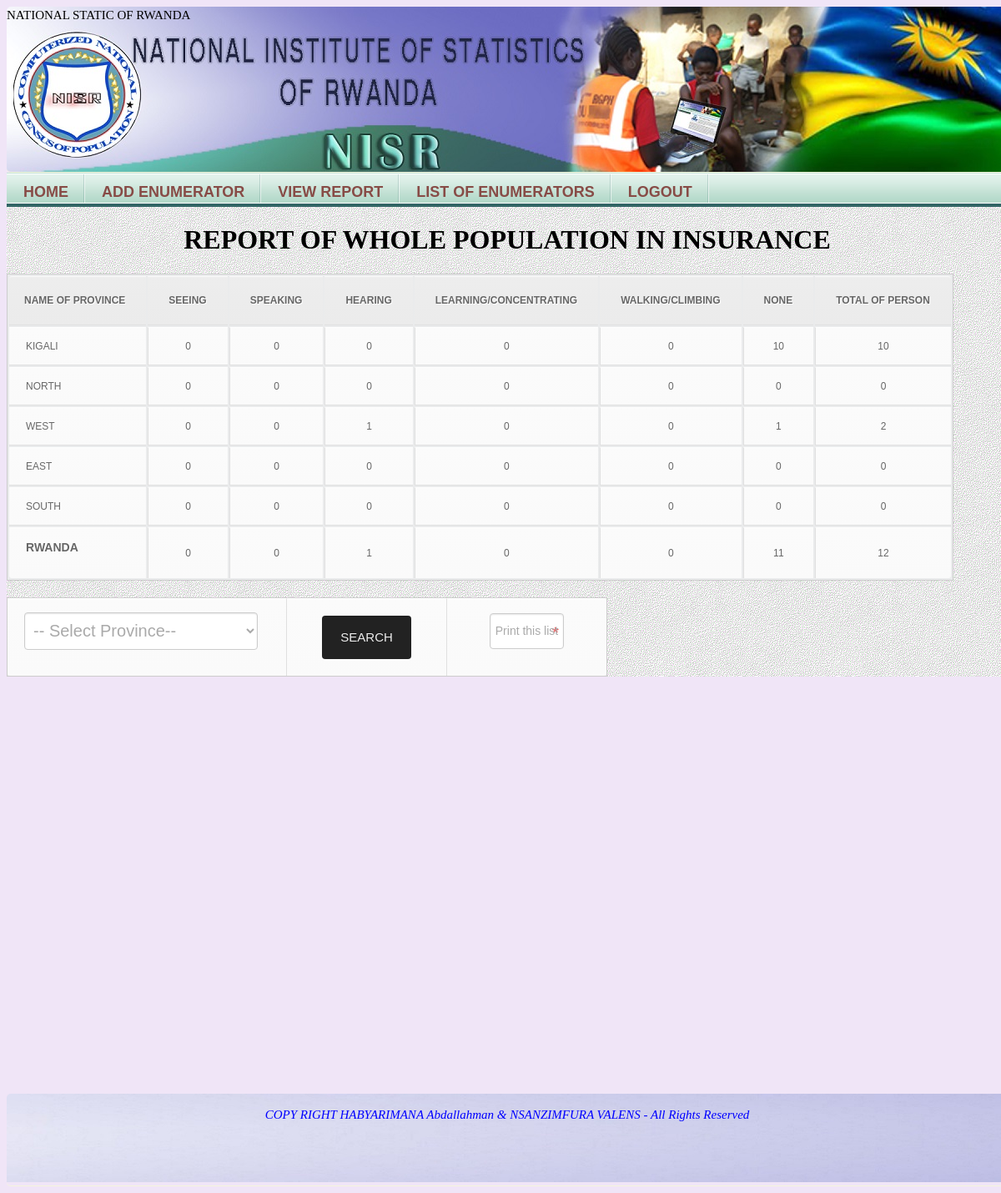
/report_probleme.php (signed in), run on the app's committed database.
### tables this page shows
CREATE TABLE IF NOT EXISTS `province` (
  `Id` int(8) NOT NULL,
  `Name` text NOT NULL,
  PRIMARY KEY (`Id`)
);

### report_probleme.php (the view, shortened to what this page needs)
<?
				if(isset($_SESSION['logged-in']) && $_SESSION['logged-in']==true){
?>
<!DOCTYPE html">
<html lang="EN" >
<head>
<link type="text/css" rel="stylesheet" href="css/sheet.css" media="all" />
<link type="text/css" rel="stylesheet" href="css/Enumerationprocess.css" media="all" />
<link type="text/css" rel="stylesheet" href="css/table_design.css" media="all" />
</head>
<body>
<div id="heading">
<p> NATIONAL STATIC OF RWANDA </p> </br>
</div>
<div id="Content">
<div id="navmenu">
<ul>
<li> <a href="admin.php">HOME</a><li>
<li><a href="admin.php?addenum=addenum">ADD ENUMERATOR </a></li>
<li> <a href="report.php">VIEW REPORT</a></li>
<li> <a href="list_enumerators.php"> LIST OF ENUMERATORS </a></li>
<li> <a href="logout.php"> LOGOUT </a></li>
</ul>
</div>
                <h1 align="center"> REPORT OF WHOLE POPULATION IN INSURANCE</h1>
                <table>
                <tr>
                <th>  NAME OF PROVINCE </th><th> SEEING  </th> <th> SPEAKING  </th>  <th>HEARING</th> <th> LEARNING/CONCENTRATING </th> <th>WALKING/CLIMBING  </th><th>NONE  </th><th> TOTAL OF PERSON </th>
                </tr>
                <tr>
                <?
				$tSeeing=0;
				$tHearing=0;
				$tSpeaking=0;
				$twalking=0;
				$tlearning=0;
				$tnone=0;
				$ttotal=0;
				$qy="SELECT * FROM province";
                $re=mysql_query($qy);
	             while($ro=mysql_fetch_array($re)){
				 $idprovince=$ro['Id'];
				$Seeing=0;
				$Hearing=0;
				$Speaking=0;
				$walking=0;
				$learning=0;
				$none=0;
				$total=0;
                $query="SELECT *from household where Id_province='$idprovince'";
                $res=mysql_query($query) or ('Error in selection');
                while($row=mysql_fetch_array($res)){
				 $idhouse=$row['House_Id'];
                 $qy="SELECT *from population where House_Id='$idhouse'";
                $rs=mysql_query($qy) or ('Error in selection');
				 while($pp=mysql_fetch_array($rs)){
				 if($pp['Insurance']=='Seeing')
				 {
				  $Seeing=$Seeing+1;
				  $total=$total+1;
				 }
				 else if($pp['Problem']=='Hearing')
				 {
				  $Hearing=$Hearing+1;
				  $total=$total+1;
				 }
				 else if($pp['Problem']=='Speaking')
				 {
				  $Speaking=$Speaking+1;
				  $total=$total+1;
				 }
				 else if($pp['Problem']=='Walking/Climbing')
				 {
				  $walking=$walking+1;
				  $total=$total+1;
				 }
				  else if($pp['Problem']=='Learning/Concentrating')
				 {
				  $learning=$learning+1;
				  $total=$total+1;
				 }
				 else
				 {
					  $none=$none+1;
					  $total=$total+1;
				 }
				 }
				 }
                ?>
                <td>
                  <?=$ro['Name']?> </td>
				 <td>
                  <? echo $Seeing; ?> </td>
                 <td> <?   echo $Speaking; ?> </td>
                 <td> <? echo $Hearing; ?> </td>
				  <td> <?   echo $learning; ?> </td>
                 <td> <? echo $walking; ?> </td>
                   <td> <? echo $none; ?> </td>
				    <td> <? echo $total; ?> </td>
                 </tr>
	<?
	$tSeeing=$tSeeing+$Seeing;
	$tSpeaking=$tSpeaking+$Speaking;
	$tHearing=$tHearing+$Hearing;
	$tlearning=$tlearning+$learning;
	$twalking=$twalking+$walking;
	$tnone=$tnone+$none;
    $ttotal=$ttotal+$total;
	}
	?>
    <tr> <td> <h3> RWANDA </h3></td><td> <? echo $tSeeing; ?> </td> <td> <?   echo $tSpeaking; ?></td> <td> <? echo $tHearing; ?> </td> <td> <?   echo $tlearning; ?> </td><td>  <? echo $twalking; ?></td><td> <? echo $tnone; ?> </td> <td> <? echo $ttotal; ?> </td></tr>
				 </table>
                 <div>
                <form action="residence/findRepProblem.php" method="post" name="form1" id="form1">
                <table width="60%" border="0" cellspacing="0" cellpadding="0">
                   <tr>
                               <td  width="150">
                                    <select name="province" onChange="getDistrict(this.value)">
                                     <option value="#"> -- Select Province-- </option>
                                    </select></td>
                                      <td width="150"><input type="submit" value="search" name="submit"> </td>
                                        <td width="150">  <input id="printpagebutton" type="button" value="Print this list" onClick="printpage()"/>  </a></td>
                </tr>
                </table> </div>
</div>
<div id="footest">
<p> COPY RIGHT HABYARIMANA Abdallahman & NSANZIMFURA VALENS - All Rights Reserved </p>
</div>
</body>
</html>
<?
}
else
{
echo "Please this page can not open while Your are not logged in................";
echo '<a href="index.php"> Back to Log In</a>';
}
?>

### css/sheet.css (style rules this page uses)
body { background-image: url(img/bg-bbbody.png); }
#Content { width:1200px; margin-left:450px; margin-right:450px; background-image: url(img/boar.gif); margin:0 auto; }
#heading { margin-top:0px; width:1200px; background:transparent url(../img/bg-bubheader1.jpg) top left no-repeat; margin-left:450px; margin-right:450px; height:198px; position:relative; line-height:20px; font-size:15px; border-radius: 5px; border-bottom-color: #2A0000; border-bottom:1px solid beige; margin:0 auto; }
#navmenu ul { clear:both; margin-top:140px; margin:0; padding:0; list-style-type:none; width:1200px; position:relative; display:block; height:36px; text-transform:uppercase; font-size:18px; font-weight:bold; background:transparent url('../img/OFF.gif') repeat-x top left; font-family:Helvetica,Arial,Verdana,sans-serif; border-bottom:4px solid #336666; border-top:1px solid #C0E2D4; margin:0 auto; }
#navmenu li { display:block; float:left; margin:0; pading:0; }
#navmenu li a { display:block; float:left; color:#874B46; text-decoration:none; font-weight:bold; padding:12px 20px 0 20px; height:24px; background:transparent url('../img/DIVIDER.gif') no-repeat top right; }
#footest { width: 1200px; background:transparent url(../img/bg-bubfooter1.jpg) top left no-repeat; text-align:center; font-style:oblique; color:#0000FF; height:110px; line-height:20px; font-size:15px; background-repeat: no-repeat; border-radius: 5px; border-bottom-color: #2A0000; border-bottom:1px solid beige; margin:0 auto; margin-top:500px; overflow: auto; }

### css/Enumerationprocess.css (style rules this page uses)
input, textarea { color: #373737; background: #fff url(../img/red_asterisk.png) no-repeat 98%; border: 1px solid #CCCCCC; color: #aaa; font-size: 14px; line-height: 2.8em; margin-bottom:15px; align:right; -moz-border-radius:4px; -webkit-border-radius:4px; border-radius:4px; box-shadow: 0 1px 2px rgba(0, 0, 0, 0.1) inset, 0 1px 0 rgba(255, 255, 255, 0.2); }
input[type="submit"] { background: #222; border: none; text-shadow: 0 -1px 0 rgba(0,0,0,0.3); text-transform:uppercase; color: #eee; cursor: pointer; font-size: 15px; margin: 5px 0; padding: 5px 22px; }
select { color: #373737; background: #fff; border: 1px solid #CCCCCC; color: #aaa; font-size: 20px; line-height: 1.2em; margin-bottom:15px; -moz-border-radius:4px; -webkit-border-radius:4px; border-radius:4px; box-shadow: 0 1px 2px rgba(0, 0, 0, 0.1) inset, 0 1px 0 rgba(255, 255, 255, 0.2); padding: 8px 6px; height: 45px; width:280px; }

### css/table_design.css (style rules this page uses)
table { font-family:Arial, Helvetica, sans-serif; color:#666; font-size:12px; text-shadow: 1px 1px 0px #fff; background:#eaebec; margin:20px; border:#ccc 1px solid; margin-left:0%; }
table th { padding:21px 25px 22px 25px; border-top:1px solid #fafafa; border-bottom:1px solid #e0e0e0; background: #ededed; background: -webkit-gradient(linear, left top, left bottom, from(#ededed), to(#ebebeb)); background: -moz-linear-gradient(top, #ededed, #ebebeb); }
table th:first-child { text-align: left; padding-left:18px; }
table tr:first-child th:first-child { -moz-border-radius-topleft:3px; -webkit-border-top-left-radius:3px; border-top-left-radius:3px; }
table tr:first-child th:last-child { -moz-border-radius-topright:3px; -webkit-border-top-right-radius:3px; border-top-right-radius:3px; }
table tr { text-align: center; padding-left:20px; }
table tr td:first-child { text-align: left; padding-left:20px; border-left: 0; }
table tr td { padding:15px; border-top: 1px solid #ffffff; border-bottom:1px solid #e0e0e0; border-left: 1px solid #e0e0e0; background: #fafafa; background: -webkit-gradient(linear, left top, left bottom, from(#fbfbfb), to(#fafafa)); background: -moz-linear-gradient(top, #fbfbfb, #fafafa); }
table tr:last-child td { border-bottom:0; }
table tr:last-child td:first-child { -moz-border-radius-bottomleft:3px; -webkit-border-bottom-left-radius:3px; border-bottom-left-radius:3px; }
table tr:last-child td:last-child { -moz-border-radius-bottomright:3px; -webkit-border-bottom-right-radius:3px; border-bottom-right-radius:3px; }

### data on the page
province: Name "KIGALI", Seeing "0", Speaking "0", Hearing "0", learning "0", walking "0", none "10", total "10"
province: Name "NORTH", Seeing "0", Speaking "0", Hearing "0", learning "0", walking "0", none "0", total "0"
province: Name "WEST", Seeing "0", Speaking "0", Hearing "1", learning "0", walking "0", none "1", total "2"
province: Name "EAST", Seeing "0", Speaking "0", Hearing "0", learning "0", walking "0", none "0", total "0"
province: Name "SOUTH", Seeing "0", Speaking "0", Hearing "0", learning "0", walking "0", none "0", total "0"

### other printed values
$tSeeing "0"
$tSpeaking "0"
$tHearing "1"
$tlearning "0"
$twalking "0"
$tnone "11"
$ttotal "12"
